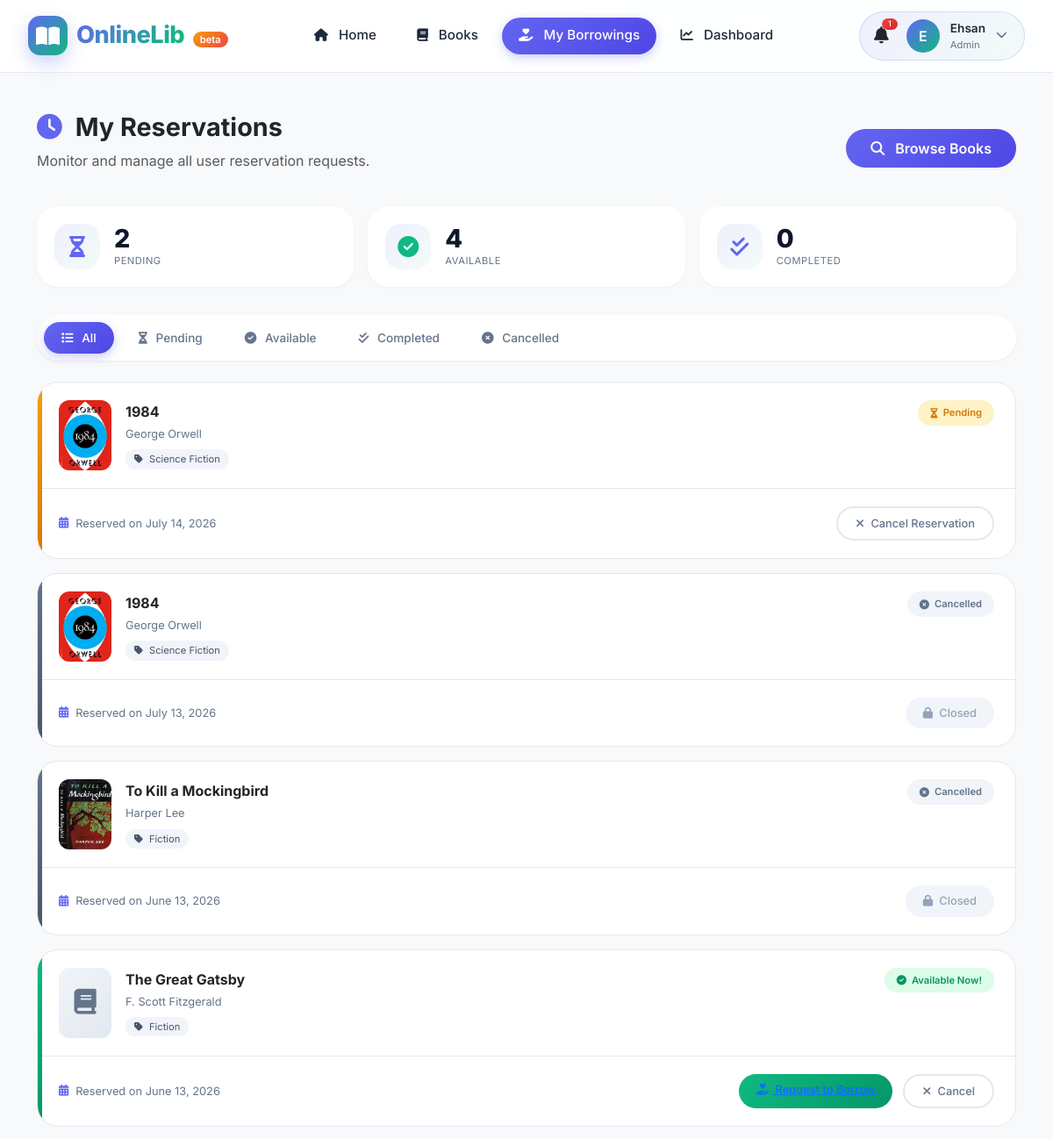
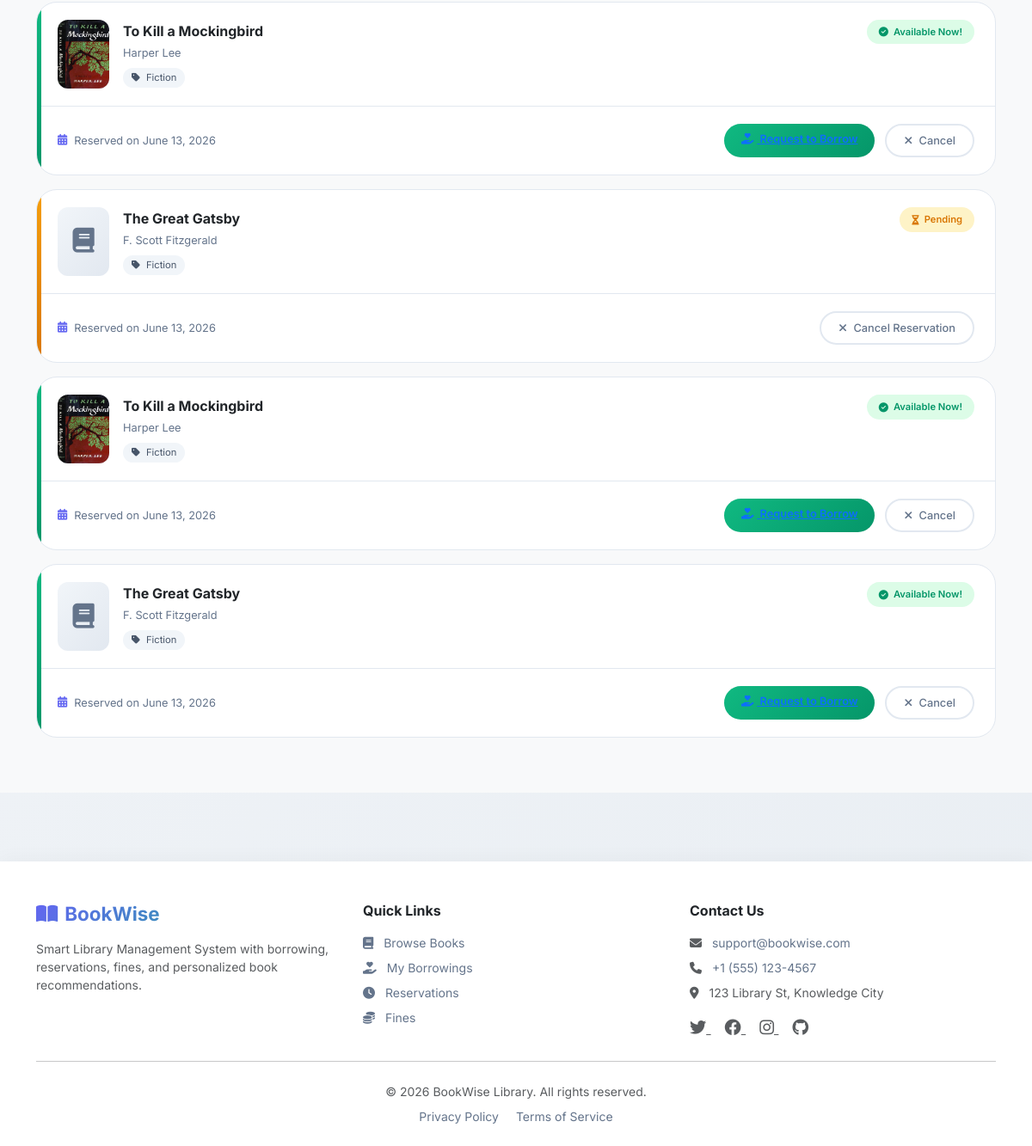
Screenshot of /borrowing/reservations/ (signed in) with the database file from the repository (2 pictures, top to bottom).
### accounts/models.py (models this page shows, shortened)
class CustomUser(AbstractUser):
    class Role(models.TextChoices):
        ADMIN = "ADMIN", _("Admin")
        MEMBER = "MEMBER", _("Member")
    email = models.EmailField(_("email address"), unique=True)
    role = models.CharField(
        _("role"),
        max_length=10,
        choices=Role.choices,
        default=Role.MEMBER,
    )
    objects = CustomUserManager()
    USERNAME_FIELD = "username"
    REQUIRED_FIELDS = ["email"]
    class Meta:
        verbose_name = _("user")
        verbose_name_plural = _("users")

### borrowing/models.py (models this page shows, shortened)
class Reservation(models.Model):
    class StatusChoices(models.TextChoices):
        PENDING = "PENDING", "Pending"
        AVAILABLE = "AVAILABLE", "Available"
        COMPLETED = "COMPLETED", "Completed"
        CANCELLED = "CANCELLED", "Cancelled"
    user = models.ForeignKey(
        settings.AUTH_USER_MODEL,
        on_delete=models.CASCADE,
        related_name="reservations",
    )
    book = models.ForeignKey(
        Book,
        on_delete=models.CASCADE,
        related_name="reservations",
    )
    reservation_date = models.DateTimeField(default=timezone.now)
    status = models.CharField(
        max_length=10,
        choices=StatusChoices.choices,
        default=StatusChoices.PENDING,
    )
    class Meta:
        ordering = ["reservation_date"]

### books/models.py (models this page shows, shortened)
class Book(models.Model):
    title = models.CharField(max_length=255)
    author = models.CharField(max_length=255)
    genre = models.CharField(max_length=100)
    description = models.TextField(blank=True)
    publish_year = models.PositiveIntegerField()
    isbn = models.CharField(
        max_length=13,
        unique=True,
        validators=[
            RegexValidator(
                regex=r'^\d{13}$',
                message="ISBN must be exactly 13 digits.",
                code="invalid_isbn"
            )
        ]
    )
    total_copies = models.PositiveIntegerField(default=1)
    available_copies = models.PositiveIntegerField(default=1)
    cover_image = models.ImageField(upload_to="book_covers/", blank=True)
    def __init__(self, *args, **kwargs):
        available_copies_was_provided = "available_copies" in kwargs
        super().__init__(*args, **kwargs)
        self._available_copies_was_provided = available_copies_was_provided
    def __setattr__(self, name, value):
        if name == "available_copies" and "_available_copies_was_provided" in self.__dict__:
            self.__dict__["_available_copies_was_provided"] = True
        super().__setattr__(name, value)
    class Meta:
        ordering = ["title"]
        verbose_name = "book"
        verbose_name_plural = "books"

### borrowing/views.py (the view)
# urls.py: path("reservations/", ReservationListView.as_view(), name="reservation_list"),
class ReservationListView(LoginRequiredMixin, ListView):
    model = Reservation
    template_name = "borrowing/reservation_list.html"
    context_object_name = "reservations"
    paginate_by = 10
    def get_queryset(self):
        user = self.request.user
        qs = Reservation.objects.select_related("book", "user").order_by("-reservation_date")
        if user.is_superuser or getattr(user, "role", None) == "ADMIN":
            return qs
        return qs.filter(user=user)
    def get_context_data(self, **kwargs):
        context = super().get_context_data(**kwargs)
        user = self.request.user
        if user.is_superuser or getattr(user, "role", None) == "ADMIN":
            all_reservations = Reservation.objects.all()
        else:
            all_reservations = Reservation.objects.filter(user=user)
        context['pending_count'] = all_reservations.filter(status=Reservation.StatusChoices.PENDING).count()
        context['available_count'] = all_reservations.filter(status=Reservation.StatusChoices.AVAILABLE).count()
        context['completed_count'] = all_reservations.filter(status=Reservation.StatusChoices.COMPLETED).count()
        context['is_admin'] = user.is_superuser or getattr(user, "role", None) == "ADMIN"
        return context

### borrowing/templates/borrowing/reservation_list.html (shortened to what this page needs)
{% extends "base.html" %}
{% load static %}
{% block content %}
<section class="py-4 py-md-5 bg-light min-vh-100">
    <div class="container">
        <div class="d-flex flex-column flex-md-row justify-content-between align-items-md-center mb-4">
            <div>
                <h1 class="fw-bold mb-2" style="font-size: 1.8rem;">
                    <i class="fas fa-clock me-2" style="color: var(--primary);"></i>
                    My Reservations
                </h1>
                <p class="text-muted">
                    {% if user.role == 'ADMIN' or user.is_superuser %}
                        Monitor and manage all user reservation requests.
                    {% else %}
                        Track your book reservations and borrow when available.
                    {% endif %}
                </p>
            </div>
            <a href="{% url 'books:book_list' %}" class="btn btn-primary mt-3 mt-md-0">
                <i class="fas fa-search me-2"></i> Browse Books
            </a>
        </div>
        <div class="reservation-stats">
            <div class="stat-card-res">
                <div class="stat-icon-res">
                    <i class="fas fa-hourglass-half"></i>
                </div>
                <div>
                    <div class="stat-number-res">{{ pending_count|default:"0" }}</div>
                    <div class="stat-label-res">Pending</div>
                </div>
            </div>
            <div class="stat-card-res">
                <div class="stat-icon-res available">
                    <i class="fas fa-check-circle"></i>
                </div>
                <div>
                    <div class="stat-number-res">{{ available_count|default:"0" }}</div>
                    <div class="stat-label-res">Available</div>
                </div>
            </div>
            <div class="stat-card-res">
                <div class="stat-icon-res">
                    <i class="fas fa-check-double"></i>
                </div>
                <div>
                    <div class="stat-number-res">{{ completed_count|default:"0" }}</div>
                    <div class="stat-label-res">Completed</div>
                </div>
            </div>
        </div>
        <div class="filter-tabs-res" id="filterTabs">
            <button class="filter-btn-res active" data-filter="all">
                <i class="fas fa-list"></i> All
            </button>
            <button class="filter-btn-res" data-filter="PENDING">
                <i class="fas fa-hourglass-half"></i> Pending
            </button>
            <button class="filter-btn-res" data-filter="AVAILABLE">
                <i class="fas fa-check-circle"></i> Available
            </button>
            <button class="filter-btn-res" data-filter="COMPLETED">
                <i class="fas fa-check-double"></i> Completed
            </button>
            <button class="filter-btn-res" data-filter="CANCELLED">
                <i class="fas fa-times-circle"></i> Cancelled
            </button>
        </div>
        {% if reservations %}
            <div id="reservationsContainer">
                {% for res in reservations %}
                    <div class="reservation-card {{ res.status|lower }}" data-status="{{ res.status }}">
                        <div class="res-card-header">
                            <div class="book-info-res">
                                <div class="book-cover-res">
                                    {% if res.book.cover_image %}
                                        <img src="{{ res.book.cover_image.url }}" alt="{{ res.book.title }}">
                                    {% else %}
                                        <i class="fas fa-book"></i>
                                    {% endif %}
                                </div>
                                <div>
                                    <div class="book-title-res">{{ res.book.title }}</div>
                                    <div class="book-author-res">{{ res.book.author }}</div>
                                    <span class="book-genre-res">
                                        <i class="fas fa-tag me-1"></i> {{ res.book.genre }}
                                    </span>
                                </div>
                            </div>
                            <div>
                                {% if res.status == 'PENDING' %}
                                    <span class="status-badge-res pending">
                                        <i class="fas fa-hourglass-half"></i> Pending
                                    </span>
                                {% elif res.status == 'AVAILABLE' %}
                                    <span class="status-badge-res available">
                                        <i class="fas fa-check-circle"></i> Available Now!
                                    </span>
                                {% elif res.status == 'COMPLETED' %}
                                    <span class="status-badge-res completed">
                                        <i class="fas fa-check-double"></i> Completed
                                    </span>
                                {% else %}
                                    <span class="status-badge-res cancelled">
                                        <i class="fas fa-times-circle"></i> Cancelled
                                    </span>
                                {% endif %}
                            </div>
                        </div>
                        <div class="res-card-body">
                            <div class="res-date">
                                <i class="fas fa-calendar-alt"></i>
                                Reserved on {{ res.reservation_date|date:"F j, Y" }}
                            </div>
                            <div class="action-buttons-res">
                                {% if res.status == 'AVAILABLE' %}
                                    <a href="{% url 'borrowing:request_borrow' res.book.pk %}" class="btn-borrow">
                                        <i class="fas fa-hand-holding-heart me-1"></i> Request to Borrow
                                    </a>
                                    <form method="post" action="{% url 'borrowing:cancel_reservation' res.pk %}" class="d-inline">
                                        <button type="submit" class="btn-cancel-res" onclick="return confirm('Cancel this reservation?')">
                                            <i class="fas fa-times me-1"></i> Cancel
                                        </button>
                                    </form>
                                {% elif res.status == 'PENDING' %}
                                    <form method="post" action="{% url 'borrowing:cancel_reservation' res.pk %}" class="d-inline">
                                        <button type="submit" class="btn-cancel-res" onclick="return confirm('Cancel this reservation?')">
                                            <i class="fas fa-times me-1"></i> Cancel Reservation
                                        </button>
                                    </form>
                                {% else %}
                                    <button class="btn-disabled" disabled>
                                        <i class="fas fa-lock me-1"></i>
                                        {% if res.status == 'COMPLETED' %}Already Borrowed{% else %}Closed{% endif %}
                                    </button>
                                {% endif %}
                            </div>
                        </div>
                    </div>
                {% endfor %}
            </div>
        {% endif %}
    </div>
</section>
{% endblock %}

### templates/navbar.html (shortened to what this page needs)
{% load static %}
<header class="modern-header" id="modernHeader">
    <div class="header-container">
        <a href="{% url 'dashboard:home' %}" class="logo">
            <div class="logo-icon">
                <i class="fas fa-book-open"></i>
            </div>
            <div>
                <span class="logo-text">OnlineLib</span>
                <span class="logo-badge">beta</span>
            </div>
        </a>
        <div class="nav-menu" id="navMenu">
            <a href="{% url 'dashboard:home' %}" class="nav-link-custom" data-nav="home">
                <i class="fas fa-home"></i> Home
            </a>
            <a href="{% url 'books:book_list' %}" class="nav-link-custom" data-nav="books">
                <i class="fas fa-book"></i> Books
            </a>
            {% if user.is_authenticated %}
            <a href="{% url 'borrowing:borrow_list' %}" class="nav-link-custom" data-nav="borrowings">
                <i class="fas fa-hand-holding-heart"></i> My Borrowings
            </a>
            <a href="{% url 'dashboard:user-dashboard' %}" class="nav-link-custom" data-nav="dashboard">
                <i class="fas fa-chart-line"></i> Dashboard
            </a>
            {% endif %}
        </div>
        <div>
            {% if user.is_authenticated %}
            <div class="user-dropdown" id="userDropdown">
                <div class="user-btn" id="userBtn">
                    <a href="{% url 'notif:list' %}"
                       class="text-decoration-none me-2"
                       style="color: inherit; position: relative;"
                       onclick="event.stopPropagation();">
                        <i class="fas fa-bell" style="font-size: 1.2rem;"></i>
                        <span id="notifBadge"
                              class="badge bg-danger rounded-pill"
                              style="position: absolute; top: -8px; right: -10px; font-size: 0.55rem; padding: 2px 7px; display: none; min-width: 18px; animation: pulse 2s infinite;">
                        </span>
                    </a>
                    <div class="user-avatar">
                        {{ user.username|first|upper }}
                    </div>
                    <div class="user-info">
                        <div class="user-name">{{ user.get_full_name|default:user.username|truncatechars:12 }}</div>
                        <div class="user-role">{{ user.get_role_display }}</div>
                    </div>
                    <i class="fas fa-chevron-down dropdown-icon"></i>
                </div>
            </div>
            {% endif %}
        </div>
    </div>
</header>

### rows the page displays
CustomUser: username|first "E", get_full_name "Ehsan", role "Admin"
Reservation: book.cover_image (picture), book "1984", book.author "George Orwell", book.genre "Science Fiction", status "PENDING" (drawn), reservation_date "July 14, 2026"
Reservation: book.cover_image (picture), book "1984", book.author "George Orwell", book.genre "Science Fiction", status "CANCELLED" (drawn), reservation_date "July 13, 2026"
Reservation: book.cover_image (picture), book "To Kill a Mockingbird", book.author "Harper Lee", book.genre "Fiction", status "CANCELLED" (drawn), reservation_date "June 13, 2026"
Reservation: book "The Great Gatsby", book.author "F. Scott Fitzgerald", book.genre "Fiction", status "AVAILABLE" (drawn), reservation_date "June 13, 2026"
Reservation: book.cover_image (picture), book "To Kill a Mockingbird", book.author "Harper Lee", book.genre "Fiction", status "AVAILABLE" (drawn), reservation_date "June 13, 2026"
Reservation: book "The Great Gatsby", book.author "F. Scott Fitzgerald", book.genre "Fiction", status "PENDING" (drawn), reservation_date "June 13, 2026"
Reservation: book.cover_image (picture), book "To Kill a Mockingbird", book.author "Harper Lee", book.genre "Fiction", status "AVAILABLE" (drawn), reservation_date "June 13, 2026"
Reservation: book "The Great Gatsby", book.author "F. Scott Fitzgerald", book.genre "Fiction", status "AVAILABLE" (drawn), reservation_date "June 13, 2026"

### other values shown
{{ pending_count|default:"0" }} "2"
{{ available_count|default:"0" }} "4"
{{ completed_count|default:"0" }} "0"
